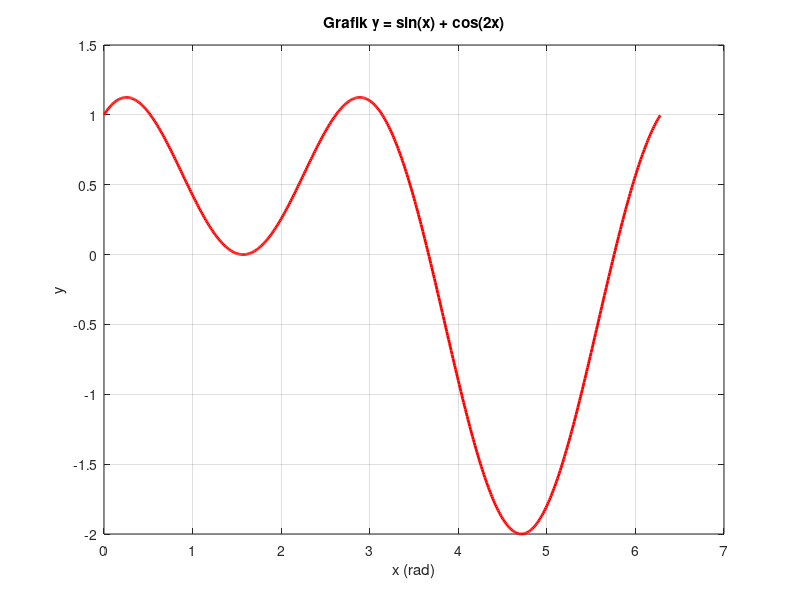

The MATLAB script that drew this image:
function grafik_trigonometri()
    x = 0:0.01:2*pi;
    y = sin(x) + cos(2*x);
    figure;
    plot(x, y, 'r', 'LineWidth', 2);
    title('Grafik y = sin(x) + cos(2x)');
    xlabel('x (rad)');
    ylabel('y');
    grid on;
end
